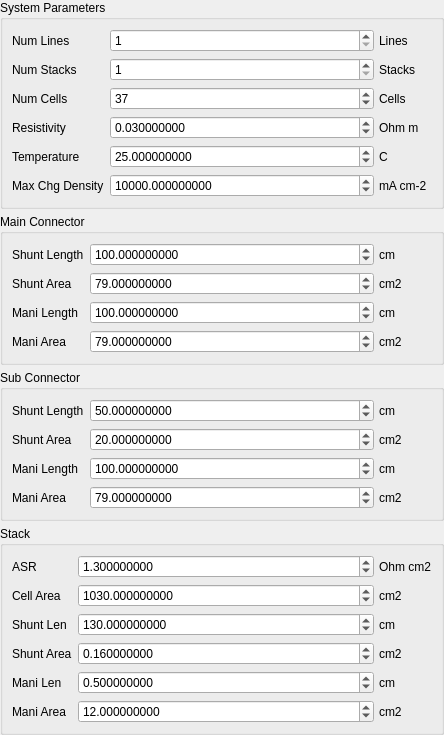
<?xml version="1.0" encoding="UTF-8"?>
<ui version="4.0">
 <class>SCSimESIPOSConfigPanel</class>
 <widget class="QWidget" name="SCSimESIPOSConfigPanel">
  <property name="geometry">
   <rect>
    <x>0</x>
    <y>0</y>
    <width>444</width>
    <height>695</height>
   </rect>
  </property>
  <property name="windowTitle">
   <string>Form</string>
  </property>
  <layout class="QVBoxLayout" name="verticalLayout">
   <property name="spacing">
    <number>5</number>
   </property>
   <property name="leftMargin">
    <number>0</number>
   </property>
   <property name="topMargin">
    <number>0</number>
   </property>
   <property name="rightMargin">
    <number>0</number>
   </property>
   <property name="bottomMargin">
    <number>0</number>
   </property>
   <item>
    <widget class="QGroupBox" name="groupBox">
     <property name="title">
      <string>System Parameters</string>
     </property>
     <layout class="QFormLayout" name="formLayout_5">
      <item row="0" column="0">
       <widget class="QLabel" name="numLineLabel">
        <property name="text">
         <string>Num Lines</string>
        </property>
       </widget>
      </item>
      <item row="0" column="1">
       <widget class="QWidget" name="numLineBox" native="true">
        <layout class="QHBoxLayout" name="horizontalLayout_20">
         <property name="spacing">
          <number>5</number>
         </property>
         <property name="leftMargin">
          <number>0</number>
         </property>
         <property name="topMargin">
          <number>0</number>
         </property>
         <property name="rightMargin">
          <number>0</number>
         </property>
         <property name="bottomMargin">
          <number>0</number>
         </property>
         <item>
          <widget class="QSpinBox" name="numLineField">
           <property name="minimum">
            <number>1</number>
           </property>
           <property name="maximum">
            <number>9999999</number>
           </property>
          </widget>
         </item>
         <item>
          <widget class="QLabel" name="numLineUnitLabel">
           <property name="sizePolicy">
            <sizepolicy hsizetype="Fixed" vsizetype="Preferred">
             <horstretch>0</horstretch>
             <verstretch>0</verstretch>
            </sizepolicy>
           </property>
           <property name="minimumSize">
            <size>
             <width>53</width>
             <height>0</height>
            </size>
           </property>
           <property name="text">
            <string>Lines</string>
           </property>
          </widget>
         </item>
        </layout>
       </widget>
      </item>
      <item row="1" column="0">
       <widget class="QLabel" name="numStackLabel">
        <property name="text">
         <string>Num Stacks</string>
        </property>
       </widget>
      </item>
      <item row="1" column="1">
       <widget class="QWidget" name="numStackBox" native="true">
        <layout class="QHBoxLayout" name="horizontalLayout_3">
         <property name="spacing">
          <number>5</number>
         </property>
         <property name="leftMargin">
          <number>0</number>
         </property>
         <property name="topMargin">
          <number>0</number>
         </property>
         <property name="rightMargin">
          <number>0</number>
         </property>
         <property name="bottomMargin">
          <number>0</number>
         </property>
         <item>
          <widget class="QSpinBox" name="numStackField">
           <property name="minimum">
            <number>1</number>
           </property>
           <property name="maximum">
            <number>9999999</number>
           </property>
           <property name="value">
            <number>1</number>
           </property>
          </widget>
         </item>
         <item>
          <widget class="QLabel" name="numStackUnitLabel">
           <property name="sizePolicy">
            <sizepolicy hsizetype="Fixed" vsizetype="Preferred">
             <horstretch>0</horstretch>
             <verstretch>0</verstretch>
            </sizepolicy>
           </property>
           <property name="minimumSize">
            <size>
             <width>53</width>
             <height>0</height>
            </size>
           </property>
           <property name="text">
            <string>Stacks</string>
           </property>
          </widget>
         </item>
        </layout>
       </widget>
      </item>
      <item row="2" column="0">
       <widget class="QLabel" name="numCellLabel">
        <property name="text">
         <string>Num Cells</string>
        </property>
       </widget>
      </item>
      <item row="2" column="1">
       <widget class="QWidget" name="numCellBox" native="true">
        <layout class="QHBoxLayout" name="horizontalLayout_4">
         <property name="spacing">
          <number>5</number>
         </property>
         <property name="leftMargin">
          <number>0</number>
         </property>
         <property name="topMargin">
          <number>0</number>
         </property>
         <property name="rightMargin">
          <number>0</number>
         </property>
         <property name="bottomMargin">
          <number>0</number>
         </property>
         <item>
          <widget class="QSpinBox" name="numCellField">
           <property name="minimum">
            <number>1</number>
           </property>
           <property name="maximum">
            <number>9999999</number>
           </property>
           <property name="value">
            <number>37</number>
           </property>
          </widget>
         </item>
         <item>
          <widget class="QLabel" name="numCellUnitLabel">
           <property name="sizePolicy">
            <sizepolicy hsizetype="Fixed" vsizetype="Preferred">
             <horstretch>0</horstretch>
             <verstretch>0</verstretch>
            </sizepolicy>
           </property>
           <property name="minimumSize">
            <size>
             <width>53</width>
             <height>0</height>
            </size>
           </property>
           <property name="text">
            <string>Cells</string>
           </property>
          </widget>
         </item>
        </layout>
       </widget>
      </item>
      <item row="3" column="0">
       <widget class="QLabel" name="resistivityLabel">
        <property name="text">
         <string>Resistivity</string>
        </property>
       </widget>
      </item>
      <item row="3" column="1">
       <widget class="QWidget" name="resistivityBox" native="true">
        <layout class="QHBoxLayout" name="horizontalLayout_2">
         <property name="spacing">
          <number>5</number>
         </property>
         <property name="leftMargin">
          <number>0</number>
         </property>
         <property name="topMargin">
          <number>0</number>
         </property>
         <property name="rightMargin">
          <number>0</number>
         </property>
         <property name="bottomMargin">
          <number>0</number>
         </property>
         <item>
          <widget class="QDoubleSpinBox" name="resistivityField">
           <property name="decimals">
            <number>9</number>
           </property>
           <property name="maximum">
            <double>9999999999.000000000000000</double>
           </property>
           <property name="value">
            <double>0.030000000000000</double>
           </property>
          </widget>
         </item>
         <item>
          <widget class="QLabel" name="resistivityUnitLabel">
           <property name="sizePolicy">
            <sizepolicy hsizetype="Fixed" vsizetype="Preferred">
             <horstretch>0</horstretch>
             <verstretch>0</verstretch>
            </sizepolicy>
           </property>
           <property name="minimumSize">
            <size>
             <width>53</width>
             <height>0</height>
            </size>
           </property>
           <property name="text">
            <string>Ohm m</string>
           </property>
          </widget>
         </item>
        </layout>
       </widget>
      </item>
      <item row="4" column="0">
       <widget class="QLabel" name="tempLabel">
        <property name="text">
         <string>Temperature</string>
        </property>
       </widget>
      </item>
      <item row="4" column="1">
       <widget class="QWidget" name="tempBox" native="true">
        <layout class="QHBoxLayout" name="horizontalLayout_21">
         <property name="spacing">
          <number>5</number>
         </property>
         <property name="leftMargin">
          <number>0</number>
         </property>
         <property name="topMargin">
          <number>0</number>
         </property>
         <property name="rightMargin">
          <number>0</number>
         </property>
         <property name="bottomMargin">
          <number>0</number>
         </property>
         <item>
          <widget class="QDoubleSpinBox" name="tempField">
           <property name="decimals">
            <number>9</number>
           </property>
           <property name="maximum">
            <double>100.000000000000000</double>
           </property>
           <property name="value">
            <double>25.000000000000000</double>
           </property>
          </widget>
         </item>
         <item>
          <widget class="QLabel" name="tempUnitLabel">
           <property name="sizePolicy">
            <sizepolicy hsizetype="Fixed" vsizetype="Preferred">
             <horstretch>0</horstretch>
             <verstretch>0</verstretch>
            </sizepolicy>
           </property>
           <property name="minimumSize">
            <size>
             <width>53</width>
             <height>0</height>
            </size>
           </property>
           <property name="text">
            <string>C</string>
           </property>
          </widget>
         </item>
        </layout>
       </widget>
      </item>
      <item row="5" column="0">
       <widget class="QLabel" name="maxChgDenLabel">
        <property name="text">
         <string>Max Chg Density</string>
        </property>
       </widget>
      </item>
      <item row="5" column="1">
       <widget class="QWidget" name="maxChgDenBox" native="true">
        <layout class="QHBoxLayout" name="horizontalLayout_15">
         <property name="spacing">
          <number>5</number>
         </property>
         <property name="leftMargin">
          <number>0</number>
         </property>
         <property name="topMargin">
          <number>0</number>
         </property>
         <property name="rightMargin">
          <number>0</number>
         </property>
         <property name="bottomMargin">
          <number>0</number>
         </property>
         <item>
          <widget class="QDoubleSpinBox" name="maxChgDenField">
           <property name="decimals">
            <number>9</number>
           </property>
           <property name="maximum">
            <double>9999999999.000000000000000</double>
           </property>
           <property name="value">
            <double>10000.000000000000000</double>
           </property>
          </widget>
         </item>
         <item>
          <widget class="QLabel" name="maxChgDenUnitLabel">
           <property name="sizePolicy">
            <sizepolicy hsizetype="Fixed" vsizetype="Preferred">
             <horstretch>0</horstretch>
             <verstretch>0</verstretch>
            </sizepolicy>
           </property>
           <property name="minimumSize">
            <size>
             <width>53</width>
             <height>0</height>
            </size>
           </property>
           <property name="text">
            <string>mA cm-2</string>
           </property>
          </widget>
         </item>
        </layout>
       </widget>
      </item>
     </layout>
    </widget>
   </item>
   <item>
    <widget class="QGroupBox" name="mainConnectorBox">
     <property name="title">
      <string>Main Connector</string>
     </property>
     <layout class="QFormLayout" name="formLayout_3">
      <item row="0" column="0">
       <widget class="QLabel" name="mConnShuntLenLabel">
        <property name="text">
         <string>Shunt Length</string>
        </property>
       </widget>
      </item>
      <item row="0" column="1">
       <widget class="QWidget" name="mConnShuntLenBox" native="true">
        <layout class="QHBoxLayout" name="horizontalLayout_16">
         <property name="spacing">
          <number>5</number>
         </property>
         <property name="leftMargin">
          <number>0</number>
         </property>
         <property name="topMargin">
          <number>0</number>
         </property>
         <property name="rightMargin">
          <number>0</number>
         </property>
         <property name="bottomMargin">
          <number>0</number>
         </property>
         <item>
          <widget class="QDoubleSpinBox" name="mConnShuntLenField">
           <property name="decimals">
            <number>9</number>
           </property>
           <property name="maximum">
            <double>9999999999.000000000000000</double>
           </property>
           <property name="value">
            <double>100.000000000000000</double>
           </property>
          </widget>
         </item>
         <item>
          <widget class="QLabel" name="mConnShuntLenUnitLabel">
           <property name="sizePolicy">
            <sizepolicy hsizetype="Fixed" vsizetype="Preferred">
             <horstretch>0</horstretch>
             <verstretch>0</verstretch>
            </sizepolicy>
           </property>
           <property name="minimumSize">
            <size>
             <width>53</width>
             <height>0</height>
            </size>
           </property>
           <property name="text">
            <string>cm</string>
           </property>
          </widget>
         </item>
        </layout>
       </widget>
      </item>
      <item row="1" column="0">
       <widget class="QLabel" name="mConnShuntAreaLabel">
        <property name="text">
         <string>Shunt Area</string>
        </property>
       </widget>
      </item>
      <item row="1" column="1">
       <widget class="QWidget" name="mConnShuntAreaBox" native="true">
        <layout class="QHBoxLayout" name="horizontalLayout_17">
         <property name="spacing">
          <number>5</number>
         </property>
         <property name="leftMargin">
          <number>0</number>
         </property>
         <property name="topMargin">
          <number>0</number>
         </property>
         <property name="rightMargin">
          <number>0</number>
         </property>
         <property name="bottomMargin">
          <number>0</number>
         </property>
         <item>
          <widget class="QDoubleSpinBox" name="mConnShuntAreaField">
           <property name="decimals">
            <number>9</number>
           </property>
           <property name="maximum">
            <double>9999999999.000000000000000</double>
           </property>
           <property name="value">
            <double>79.000000000000000</double>
           </property>
          </widget>
         </item>
         <item>
          <widget class="QLabel" name="mConnShuntAreaUnitLabel">
           <property name="sizePolicy">
            <sizepolicy hsizetype="Fixed" vsizetype="Preferred">
             <horstretch>0</horstretch>
             <verstretch>0</verstretch>
            </sizepolicy>
           </property>
           <property name="minimumSize">
            <size>
             <width>53</width>
             <height>0</height>
            </size>
           </property>
           <property name="text">
            <string>cm2</string>
           </property>
          </widget>
         </item>
        </layout>
       </widget>
      </item>
      <item row="2" column="0">
       <widget class="QLabel" name="mConnManiLenLabel">
        <property name="text">
         <string>Mani Length</string>
        </property>
       </widget>
      </item>
      <item row="2" column="1">
       <widget class="QWidget" name="mConnManiLenBox" native="true">
        <layout class="QHBoxLayout" name="horizontalLayout_18">
         <property name="spacing">
          <number>5</number>
         </property>
         <property name="leftMargin">
          <number>0</number>
         </property>
         <property name="topMargin">
          <number>0</number>
         </property>
         <property name="rightMargin">
          <number>0</number>
         </property>
         <property name="bottomMargin">
          <number>0</number>
         </property>
         <item>
          <widget class="QDoubleSpinBox" name="mConnManiLenField">
           <property name="decimals">
            <number>9</number>
           </property>
           <property name="maximum">
            <double>9999999999.000000000000000</double>
           </property>
           <property name="value">
            <double>100.000000000000000</double>
           </property>
          </widget>
         </item>
         <item>
          <widget class="QLabel" name="mConnManiLenUnitLabel">
           <property name="sizePolicy">
            <sizepolicy hsizetype="Fixed" vsizetype="Preferred">
             <horstretch>0</horstretch>
             <verstretch>0</verstretch>
            </sizepolicy>
           </property>
           <property name="minimumSize">
            <size>
             <width>53</width>
             <height>0</height>
            </size>
           </property>
           <property name="text">
            <string>cm</string>
           </property>
          </widget>
         </item>
        </layout>
       </widget>
      </item>
      <item row="3" column="0">
       <widget class="QLabel" name="mConnManiAreaLabel">
        <property name="text">
         <string>Mani Area</string>
        </property>
       </widget>
      </item>
      <item row="3" column="1">
       <widget class="QWidget" name="mConnManiAreaBox" native="true">
        <layout class="QHBoxLayout" name="horizontalLayout_19">
         <property name="spacing">
          <number>5</number>
         </property>
         <property name="leftMargin">
          <number>0</number>
         </property>
         <property name="topMargin">
          <number>0</number>
         </property>
         <property name="rightMargin">
          <number>0</number>
         </property>
         <property name="bottomMargin">
          <number>0</number>
         </property>
         <item>
          <widget class="QDoubleSpinBox" name="mConnManiAreaField">
           <property name="decimals">
            <number>9</number>
           </property>
           <property name="minimum">
            <double>0.000000000000000</double>
           </property>
           <property name="maximum">
            <double>9999999999.000000000000000</double>
           </property>
           <property name="value">
            <double>79.000000000000000</double>
           </property>
          </widget>
         </item>
         <item>
          <widget class="QLabel" name="mConnManiAreaUnitLabel">
           <property name="sizePolicy">
            <sizepolicy hsizetype="Fixed" vsizetype="Preferred">
             <horstretch>0</horstretch>
             <verstretch>0</verstretch>
            </sizepolicy>
           </property>
           <property name="minimumSize">
            <size>
             <width>53</width>
             <height>0</height>
            </size>
           </property>
           <property name="text">
            <string>cm2</string>
           </property>
          </widget>
         </item>
        </layout>
       </widget>
      </item>
     </layout>
    </widget>
   </item>
   <item>
    <widget class="QGroupBox" name="subConnectorBox">
     <property name="title">
      <string>Sub Connector</string>
     </property>
     <layout class="QFormLayout" name="formLayout_4">
      <item row="0" column="0">
       <widget class="QLabel" name="connShuntLenLabel">
        <property name="text">
         <string>Shunt Length</string>
        </property>
       </widget>
      </item>
      <item row="0" column="1">
       <widget class="QWidget" name="connShuntLenBox" native="true">
        <layout class="QHBoxLayout" name="horizontalLayout_9">
         <property name="spacing">
          <number>5</number>
         </property>
         <property name="leftMargin">
          <number>0</number>
         </property>
         <property name="topMargin">
          <number>0</number>
         </property>
         <property name="rightMargin">
          <number>0</number>
         </property>
         <property name="bottomMargin">
          <number>0</number>
         </property>
         <item>
          <widget class="QDoubleSpinBox" name="connShuntLenField">
           <property name="decimals">
            <number>9</number>
           </property>
           <property name="maximum">
            <double>9999999999.000000000000000</double>
           </property>
           <property name="value">
            <double>50.000000000000000</double>
           </property>
          </widget>
         </item>
         <item>
          <widget class="QLabel" name="connShuntLenUnitLabel">
           <property name="sizePolicy">
            <sizepolicy hsizetype="Fixed" vsizetype="Preferred">
             <horstretch>0</horstretch>
             <verstretch>0</verstretch>
            </sizepolicy>
           </property>
           <property name="minimumSize">
            <size>
             <width>53</width>
             <height>0</height>
            </size>
           </property>
           <property name="text">
            <string>cm</string>
           </property>
          </widget>
         </item>
        </layout>
       </widget>
      </item>
      <item row="1" column="0">
       <widget class="QLabel" name="connShuntAreaLabel">
        <property name="text">
         <string>Shunt Area</string>
        </property>
       </widget>
      </item>
      <item row="1" column="1">
       <widget class="QWidget" name="connShuntAreaBox" native="true">
        <layout class="QHBoxLayout" name="horizontalLayout_10">
         <property name="spacing">
          <number>5</number>
         </property>
         <property name="leftMargin">
          <number>0</number>
         </property>
         <property name="topMargin">
          <number>0</number>
         </property>
         <property name="rightMargin">
          <number>0</number>
         </property>
         <property name="bottomMargin">
          <number>0</number>
         </property>
         <item>
          <widget class="QDoubleSpinBox" name="connShuntAreaField">
           <property name="decimals">
            <number>9</number>
           </property>
           <property name="maximum">
            <double>9999999999.000000000000000</double>
           </property>
           <property name="value">
            <double>20.000000000000000</double>
           </property>
          </widget>
         </item>
         <item>
          <widget class="QLabel" name="connShuntAreaUnitLabel">
           <property name="sizePolicy">
            <sizepolicy hsizetype="Fixed" vsizetype="Preferred">
             <horstretch>0</horstretch>
             <verstretch>0</verstretch>
            </sizepolicy>
           </property>
           <property name="minimumSize">
            <size>
             <width>53</width>
             <height>0</height>
            </size>
           </property>
           <property name="text">
            <string>cm2</string>
           </property>
          </widget>
         </item>
        </layout>
       </widget>
      </item>
      <item row="2" column="0">
       <widget class="QLabel" name="connManiLenLabel">
        <property name="text">
         <string>Mani Length</string>
        </property>
       </widget>
      </item>
      <item row="2" column="1">
       <widget class="QWidget" name="connManiLenBox" native="true">
        <layout class="QHBoxLayout" name="horizontalLayout_11">
         <property name="spacing">
          <number>5</number>
         </property>
         <property name="leftMargin">
          <number>0</number>
         </property>
         <property name="topMargin">
          <number>0</number>
         </property>
         <property name="rightMargin">
          <number>0</number>
         </property>
         <property name="bottomMargin">
          <number>0</number>
         </property>
         <item>
          <widget class="QDoubleSpinBox" name="connManiLenField">
           <property name="decimals">
            <number>9</number>
           </property>
           <property name="maximum">
            <double>9999999999.000000000000000</double>
           </property>
           <property name="value">
            <double>100.000000000000000</double>
           </property>
          </widget>
         </item>
         <item>
          <widget class="QLabel" name="connManiLenUnitLabel">
           <property name="sizePolicy">
            <sizepolicy hsizetype="Fixed" vsizetype="Preferred">
             <horstretch>0</horstretch>
             <verstretch>0</verstretch>
            </sizepolicy>
           </property>
           <property name="minimumSize">
            <size>
             <width>53</width>
             <height>0</height>
            </size>
           </property>
           <property name="text">
            <string>cm</string>
           </property>
          </widget>
         </item>
        </layout>
       </widget>
      </item>
      <item row="3" column="0">
       <widget class="QLabel" name="connManiAreaLabel">
        <property name="text">
         <string>Mani Area</string>
        </property>
       </widget>
      </item>
      <item row="3" column="1">
       <widget class="QWidget" name="connManiAreaBox" native="true">
        <layout class="QHBoxLayout" name="horizontalLayout_12">
         <property name="spacing">
          <number>5</number>
         </property>
         <property name="leftMargin">
          <number>0</number>
         </property>
         <property name="topMargin">
          <number>0</number>
         </property>
         <property name="rightMargin">
          <number>0</number>
         </property>
         <property name="bottomMargin">
          <number>0</number>
         </property>
         <item>
          <widget class="QDoubleSpinBox" name="connManiAreaField">
           <property name="decimals">
            <number>9</number>
           </property>
           <property name="maximum">
            <double>9999999999.000000000000000</double>
           </property>
           <property name="value">
            <double>79.000000000000000</double>
           </property>
          </widget>
         </item>
         <item>
          <widget class="QLabel" name="conManiAreaUnitLabel">
           <property name="sizePolicy">
            <sizepolicy hsizetype="Fixed" vsizetype="Preferred">
             <horstretch>0</horstretch>
             <verstretch>0</verstretch>
            </sizepolicy>
           </property>
           <property name="minimumSize">
            <size>
             <width>53</width>
             <height>0</height>
            </size>
           </property>
           <property name="text">
            <string>cm2</string>
           </property>
          </widget>
         </item>
        </layout>
       </widget>
      </item>
     </layout>
    </widget>
   </item>
   <item>
    <widget class="QGroupBox" name="groupBox_2">
     <property name="title">
      <string>Stack</string>
     </property>
     <layout class="QFormLayout" name="formLayout_6">
      <item row="0" column="0">
       <widget class="QLabel" name="asrLabel">
        <property name="text">
         <string>ASR</string>
        </property>
       </widget>
      </item>
      <item row="0" column="1">
       <widget class="QWidget" name="asrBox" native="true">
        <layout class="QHBoxLayout" name="horizontalLayout_13">
         <property name="spacing">
          <number>5</number>
         </property>
         <property name="leftMargin">
          <number>0</number>
         </property>
         <property name="topMargin">
          <number>0</number>
         </property>
         <property name="rightMargin">
          <number>0</number>
         </property>
         <property name="bottomMargin">
          <number>0</number>
         </property>
         <item>
          <widget class="QDoubleSpinBox" name="asrField">
           <property name="decimals">
            <number>9</number>
           </property>
           <property name="maximum">
            <double>9999999999.000000000000000</double>
           </property>
           <property name="value">
            <double>1.300000000000000</double>
           </property>
          </widget>
         </item>
         <item>
          <widget class="QLabel" name="asrUnitLabel">
           <property name="sizePolicy">
            <sizepolicy hsizetype="Fixed" vsizetype="Preferred">
             <horstretch>0</horstretch>
             <verstretch>0</verstretch>
            </sizepolicy>
           </property>
           <property name="minimumSize">
            <size>
             <width>53</width>
             <height>0</height>
            </size>
           </property>
           <property name="text">
            <string>Ohm cm2</string>
           </property>
          </widget>
         </item>
        </layout>
       </widget>
      </item>
      <item row="1" column="0">
       <widget class="QLabel" name="cellAreaLabel">
        <property name="text">
         <string>Cell Area</string>
        </property>
       </widget>
      </item>
      <item row="1" column="1">
       <widget class="QWidget" name="cellAreaBox" native="true">
        <layout class="QHBoxLayout" name="horizontalLayout_14">
         <property name="spacing">
          <number>5</number>
         </property>
         <property name="leftMargin">
          <number>0</number>
         </property>
         <property name="topMargin">
          <number>0</number>
         </property>
         <property name="rightMargin">
          <number>0</number>
         </property>
         <property name="bottomMargin">
          <number>0</number>
         </property>
         <item>
          <widget class="QDoubleSpinBox" name="cellAreaField">
           <property name="decimals">
            <number>9</number>
           </property>
           <property name="maximum">
            <double>9999999999.000000000000000</double>
           </property>
           <property name="value">
            <double>1030.000000000000000</double>
           </property>
          </widget>
         </item>
         <item>
          <widget class="QLabel" name="cellAreaUnitLabel">
           <property name="sizePolicy">
            <sizepolicy hsizetype="Fixed" vsizetype="Preferred">
             <horstretch>0</horstretch>
             <verstretch>0</verstretch>
            </sizepolicy>
           </property>
           <property name="minimumSize">
            <size>
             <width>53</width>
             <height>0</height>
            </size>
           </property>
           <property name="text">
            <string>cm2</string>
           </property>
          </widget>
         </item>
        </layout>
       </widget>
      </item>
      <item row="2" column="0">
       <widget class="QLabel" name="shuntLenLabel">
        <property name="text">
         <string>Shunt Len</string>
        </property>
       </widget>
      </item>
      <item row="2" column="1">
       <widget class="QWidget" name="shuntLenBox" native="true">
        <layout class="QHBoxLayout" name="horizontalLayout_5">
         <property name="spacing">
          <number>5</number>
         </property>
         <property name="leftMargin">
          <number>0</number>
         </property>
         <property name="topMargin">
          <number>0</number>
         </property>
         <property name="rightMargin">
          <number>0</number>
         </property>
         <property name="bottomMargin">
          <number>0</number>
         </property>
         <item>
          <widget class="QDoubleSpinBox" name="shuntLenField">
           <property name="decimals">
            <number>9</number>
           </property>
           <property name="maximum">
            <double>9999999.000000000000000</double>
           </property>
           <property name="value">
            <double>130.000000000000000</double>
           </property>
          </widget>
         </item>
         <item>
          <widget class="QLabel" name="shuntLenUnitLabel">
           <property name="sizePolicy">
            <sizepolicy hsizetype="Fixed" vsizetype="Preferred">
             <horstretch>0</horstretch>
             <verstretch>0</verstretch>
            </sizepolicy>
           </property>
           <property name="minimumSize">
            <size>
             <width>53</width>
             <height>0</height>
            </size>
           </property>
           <property name="text">
            <string>cm</string>
           </property>
          </widget>
         </item>
        </layout>
       </widget>
      </item>
      <item row="3" column="0">
       <widget class="QLabel" name="shuntAreaLabel">
        <property name="text">
         <string>Shunt Area</string>
        </property>
       </widget>
      </item>
      <item row="3" column="1">
       <widget class="QWidget" name="shuntAreaBox" native="true">
        <layout class="QHBoxLayout" name="horizontalLayout_6">
         <property name="spacing">
          <number>5</number>
         </property>
         <property name="leftMargin">
          <number>0</number>
         </property>
         <property name="topMargin">
          <number>0</number>
         </property>
         <property name="rightMargin">
          <number>0</number>
         </property>
         <property name="bottomMargin">
          <number>0</number>
         </property>
         <item>
          <widget class="QDoubleSpinBox" name="shuntAreaField">
           <property name="decimals">
            <number>9</number>
           </property>
           <property name="maximum">
            <double>9999999999.000000000000000</double>
           </property>
           <property name="value">
            <double>0.160000000000000</double>
           </property>
          </widget>
         </item>
         <item>
          <widget class="QLabel" name="shuntAreaUnitLabel">
           <property name="sizePolicy">
            <sizepolicy hsizetype="Fixed" vsizetype="Preferred">
             <horstretch>0</horstretch>
             <verstretch>0</verstretch>
            </sizepolicy>
           </property>
           <property name="minimumSize">
            <size>
             <width>53</width>
             <height>0</height>
            </size>
           </property>
           <property name="text">
            <string>cm2</string>
           </property>
          </widget>
         </item>
        </layout>
       </widget>
      </item>
      <item row="4" column="0">
       <widget class="QLabel" name="maniLenLabel">
        <property name="text">
         <string>Mani Len</string>
        </property>
       </widget>
      </item>
      <item row="4" column="1">
       <widget class="QWidget" name="maniLenBox" native="true">
        <layout class="QHBoxLayout" name="horizontalLayout_7">
         <property name="spacing">
          <number>5</number>
         </property>
         <property name="leftMargin">
          <number>0</number>
         </property>
         <property name="topMargin">
          <number>0</number>
         </property>
         <property name="rightMargin">
          <number>0</number>
         </property>
         <property name="bottomMargin">
          <number>0</number>
         </property>
         <item>
          <widget class="QDoubleSpinBox" name="maniLenField">
           <property name="decimals">
            <number>9</number>
           </property>
           <property name="maximum">
            <double>9999999999.000000000000000</double>
           </property>
           <property name="value">
            <double>0.500000000000000</double>
           </property>
          </widget>
         </item>
         <item>
          <widget class="QLabel" name="maniLenUnitLabel">
           <property name="sizePolicy">
            <sizepolicy hsizetype="Fixed" vsizetype="Preferred">
             <horstretch>0</horstretch>
             <verstretch>0</verstretch>
            </sizepolicy>
           </property>
           <property name="minimumSize">
            <size>
             <width>53</width>
             <height>0</height>
            </size>
           </property>
           <property name="text">
            <string>cm</string>
           </property>
          </widget>
         </item>
        </layout>
       </widget>
      </item>
      <item row="5" column="0">
       <widget class="QLabel" name="maniAreaLabel">
        <property name="text">
         <string>Mani Area</string>
        </property>
       </widget>
      </item>
      <item row="5" column="1">
       <widget class="QWidget" name="maniAreaBox" native="true">
        <layout class="QHBoxLayout" name="horizontalLayout_8">
         <property name="spacing">
          <number>5</number>
         </property>
         <property name="leftMargin">
          <number>0</number>
         </property>
         <property name="topMargin">
          <number>0</number>
         </property>
         <property name="rightMargin">
          <number>0</number>
         </property>
         <property name="bottomMargin">
          <number>0</number>
         </property>
         <item>
          <widget class="QDoubleSpinBox" name="maniAreaField">
           <property name="decimals">
            <number>9</number>
           </property>
           <property name="maximum">
            <double>9999999999.000000000000000</double>
           </property>
           <property name="value">
            <double>12.000000000000000</double>
           </property>
          </widget>
         </item>
         <item>
          <widget class="QLabel" name="maniAreaUnitLabel">
           <property name="sizePolicy">
            <sizepolicy hsizetype="Fixed" vsizetype="Preferred">
             <horstretch>0</horstretch>
             <verstretch>0</verstretch>
            </sizepolicy>
           </property>
           <property name="minimumSize">
            <size>
             <width>53</width>
             <height>0</height>
            </size>
           </property>
           <property name="text">
            <string>cm2</string>
           </property>
          </widget>
         </item>
        </layout>
       </widget>
      </item>
     </layout>
    </widget>
   </item>
  </layout>
 </widget>
 <resources/>
 <connections/>
</ui>
